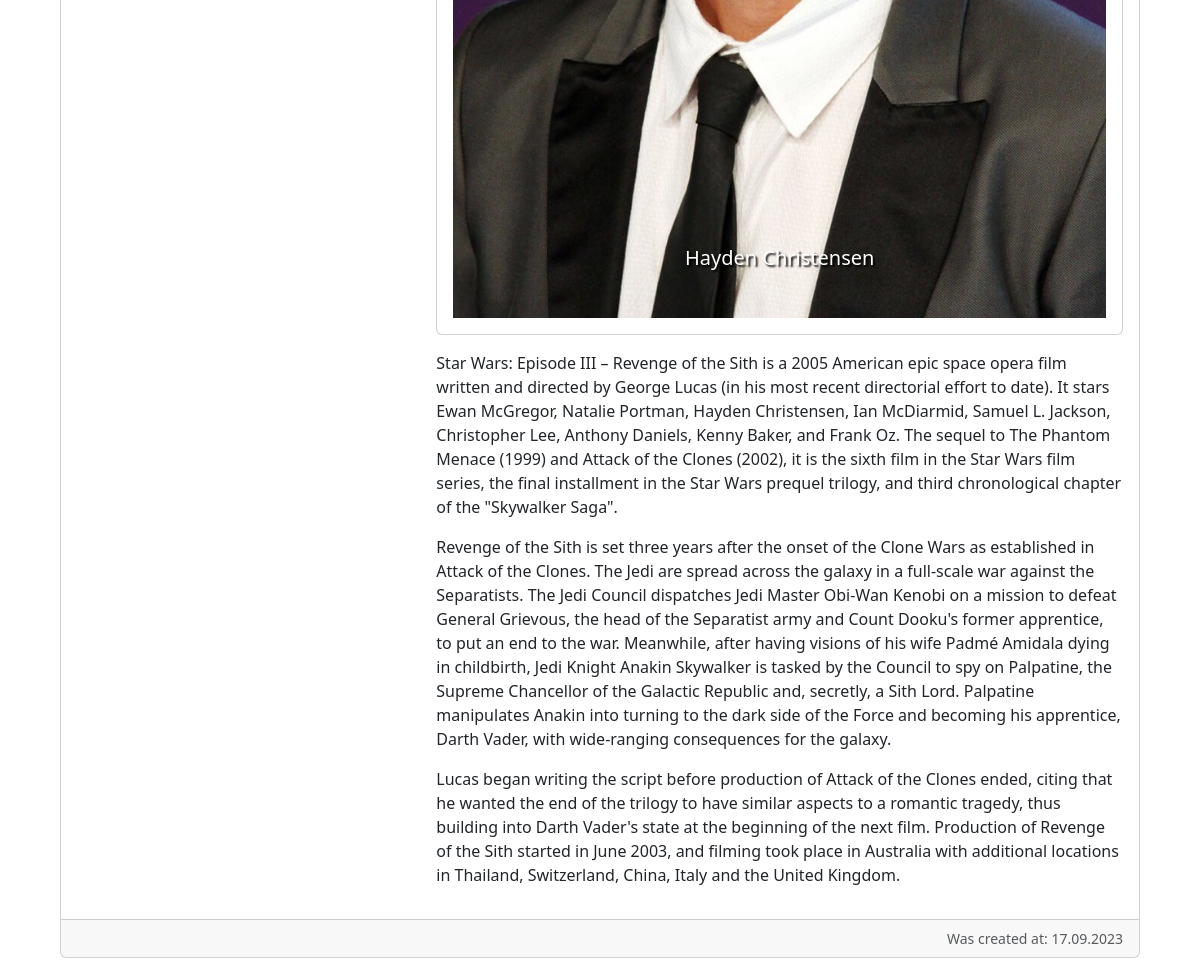
/movie/star_wars3/ (lower part), run on an earlier commit of the app's database.
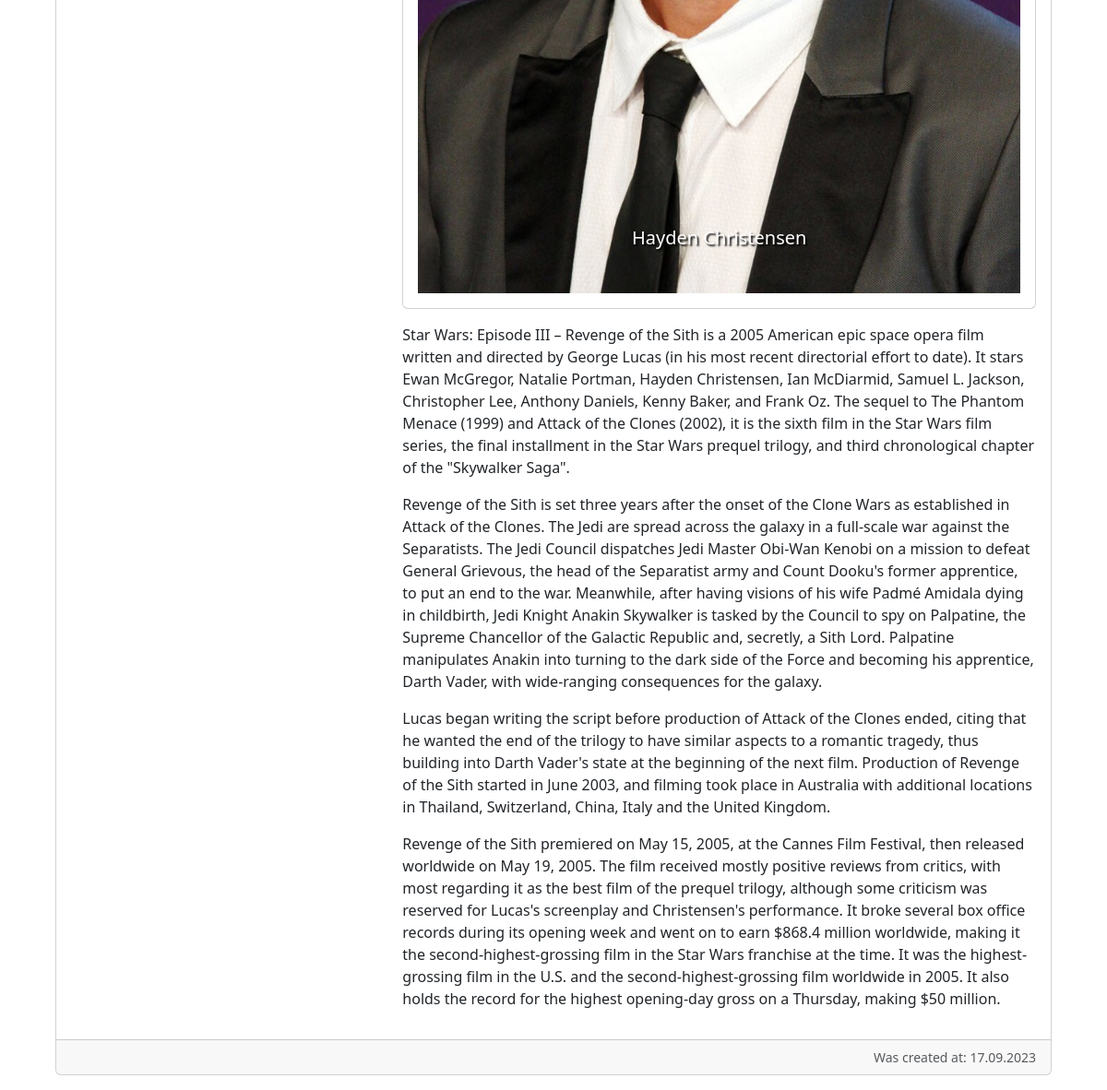
And on a later commit of the database.
### mainapp/models.py (models this page shows, shortened)
class Movie(models.Model):
    title = models.CharField(max_length=150)
    tagline = models.CharField(blank=True, max_length=150)
    about = models.TextField(blank=True)
    year = models.PositiveSmallIntegerField()
    country = models.CharField(max_length=150)
    world_premiere = models.DateField(default=datetime.date.today)
    poster = models.ImageField(upload_to='movie_posters')
    video = models.FileField(upload_to='movie_trailers', blank=True)
    actors = models.ManyToManyField(Actor, related_name='movies')
    directors = models.ManyToManyField(Director, related_name='movies')
    genres = models.ManyToManyField(Genre, related_name='movies')
    rating = models.PositiveSmallIntegerField(default=1, blank=True)
    budget = models.PositiveIntegerField(default=0, help_text='Budget in US dollars')
    fees = models.PositiveIntegerField(default=0)
    slug = models.SlugField(max_length=255, unique=True, db_index=True)
    create_time = models.DateTimeField(auto_now_add=True)
    class Meta:
        verbose_name = 'Movie'
        verbose_name_plural = 'Movies'

### mainapp/views.py (the view, shortened to what this page needs)
# urls.py: path('movie/<slug:movie_slug>/', AboutMovieView.as_view(), name='about_movie'),
class AboutMovieView(SidebarData, DetailView):
    model = Movie
    template_name = 'mainapp/movie/about_movie.html'
    context_object_name = 'movie'
    slug_url_kwarg = 'movie_slug'
    def get_context_data(self, **kwargs):
        context = super().get_context_data(**kwargs)
        context['form'] = CommentForm()
        context['comments'] = self.object.comments.order_by('-create_time')
        return context

### mainapp/models.py (called while the page is built)
    def get_absolute_url(self):
        return reverse('about_actor', kwargs={'actor_slug': self.slug})

    def get_absolute_url(self):
        return reverse('about_director', kwargs={'director_slug': self.slug})

    def get_absolute_url(self):
        return reverse('genre', kwargs={'genre_slug': self.slug})

### mainapp/templatetags/mainapp_tags.py (called while the page is built)
@register.simple_tag()
def colored_stars_range(number):
    return range(number)

### mainapp/views.py (called while the page is built)
    @classmethod
    def get_genres(cls):
        return Genre.objects.annotate(movies_count=Count('movies'))

    @classmethod
    def get_movies(cls):
        return Movie.objects.all()

    @classmethod
    def get_years(cls):
        return cls.get_movies().values('year').order_by('-year')

### mainapp/templates/mainapp/movie/about_movie.html (shortened to what this page needs)
{% extends 'mainapp/base.html' %}
{% load mainapp_tags %}
{% block content %}
<div class="card mb-3">
    <div class="row g-0">
        <div class="col-md-4">
        </div>
        <div class="col-md-8">
                    {% colored_stars_range number=movie.rating as rating_range %}
            <div class="card-body">
                <div class="all-info-div">
                    <div class="card actors-card">
                        <div class="card-body">
                            <div id="carouselExample" class="carousel carousel-person slide">
                                <div class="carousel-inner">
                                    {% for actor in movie.actors.all %}
                                    {% if forloop.first %}
                                    <div class="carousel-item active">
                                        {% else %}
                                        <div class="carousel-item">
                                            {% endif %}
                                            <img src="{{ actor.photo.url }}" class="w-100" alt="">
                                            <div class="carousel-caption d-none d-md-block">
                                                <h5>
                                                    <a class="carousel-link" href="{{ actor.get_absolute_url }}">{{ actor.name }}</a>
                                                </h5>
                                            </div>
                                        </div>
                                        {% endfor %}
                                    </div>
                                    <button class="carousel-control-prev" type="button"
                                            data-bs-target="#carouselExample"
                                            data-bs-slide="prev">
                                    </button>
                                    <button class="carousel-control-next" type="button"
                                            data-bs-target="#carouselExample"
                                            data-bs-slide="next">
                                    </button>
                                </div>
                            </div>
                        </div>
                    </div>
                    <p class="card-text">{{ movie.about|linebreaks }}</p>
                </div>
            </div>
            <div class="card-footer text-end">
                <small class="text-body-secondary">Was created at: {{ movie.create_time|date:"d.m.Y" }}</small>
            </div>
        </div>
    </div>
</div>
{% endblock %}

What changed in the data, as far as the page shows it:
changed Movie: about "…and the United Kingdom." → "…and the United Kingdom. Revenge of the Sith premiered on May 15, 2005, at the Cannes Film Festival, then released worldwide on May 19, 2005. The film received mostly positive reviews from critics, with most regarding it as the best film of the prequel trilogy, although some criticism was reserved for Lucas's screenplay and Christensen's performance. It broke several box office records during its opening week and went on to earn $868.4 million worldwide, making it the second-highest-grossing film in the Star Wars franchise at the time. It was the highest-grossing film in the U.S. and the second-highest-grossing film worldwide in 2005. It also holds the record for the highest opening-day…"
